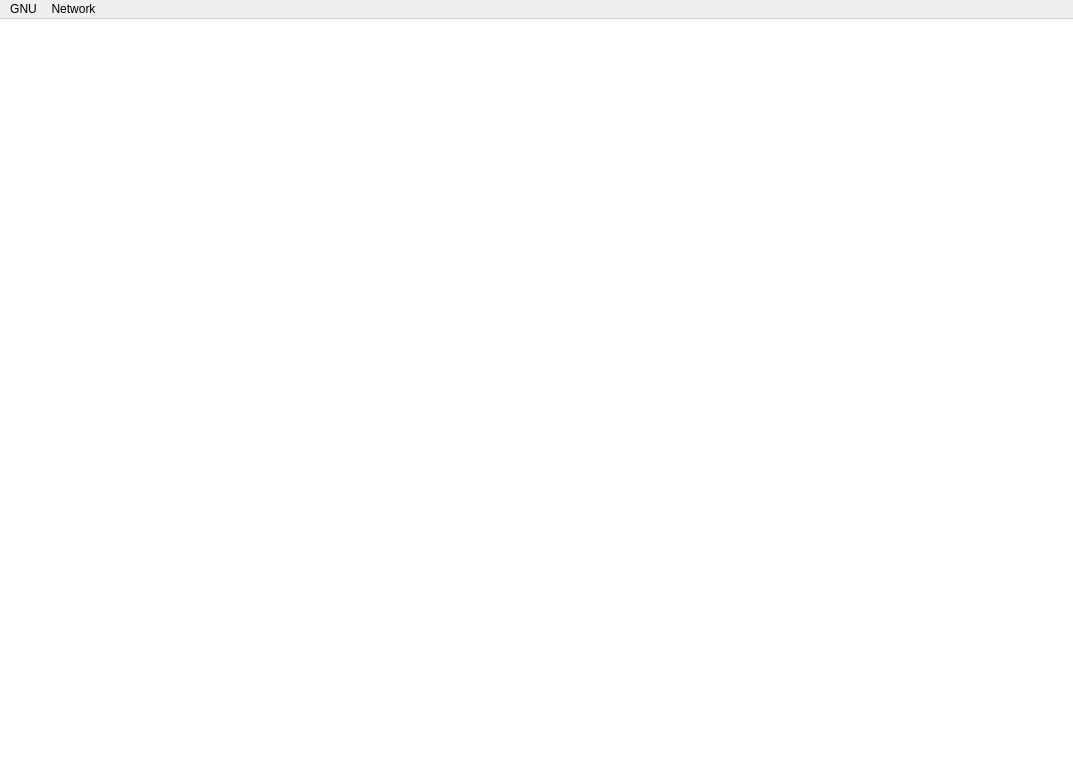
<?xml version="1.0" encoding="UTF-8"?>
<ui version="4.0">
 <class>Main_Window</class>
 <widget class="QMainWindow" name="Main_Window">
  <property name="enabled">
   <bool>true</bool>
  </property>
  <property name="geometry">
   <rect>
    <x>0</x>
    <y>0</y>
    <width>1073</width>
    <height>768</height>
   </rect>
  </property>
  <property name="minimumSize">
   <size>
    <width>1073</width>
    <height>768</height>
   </size>
  </property>
  <property name="maximumSize">
   <size>
    <width>1073</width>
    <height>768</height>
   </size>
  </property>
  <property name="sizeIncrement">
   <size>
    <width>0</width>
    <height>4</height>
   </size>
  </property>
  <property name="baseSize">
   <size>
    <width>4</width>
    <height>0</height>
   </size>
  </property>
  <property name="cursor">
   <cursorShape>ArrowCursor</cursorShape>
  </property>
  <property name="windowTitle">
   <string>Adelie</string>
  </property>
  <property name="windowOpacity">
   <double>4.000000000000000</double>
  </property>
  <property name="styleSheet">
   <string notr="true">QMainWindow{

	background-color: rgba(64, 213, 191, 0);
}
QMainWindow::separator {
    width: 10px;
    height: 0px;
  
    padding:100px;
}
</string>
  </property>
  <widget class="QWidget" name="centralwidget">
   <property name="minimumSize">
    <size>
     <width>1073</width>
     <height>768</height>
    </size>
   </property>
   <property name="maximumSize">
    <size>
     <width>1073</width>
     <height>768</height>
    </size>
   </property>
   <property name="styleSheet">
    <string notr="true"/>
   </property>
   <widget class="QStackedWidget" name="stackedWidget">
    <property name="geometry">
     <rect>
      <x>0</x>
      <y>0</y>
      <width>1073</width>
      <height>786</height>
     </rect>
    </property>
    <property name="minimumSize">
     <size>
      <width>1073</width>
      <height>786</height>
     </size>
    </property>
    <property name="maximumSize">
     <size>
      <width>1073</width>
      <height>786</height>
     </size>
    </property>
    <property name="styleSheet">
     <string notr="true">QStackedWidget{

	background-color: rgba(191, 64, 64, 0);
}</string>
    </property>
    <widget class="QWidget" name="page"/>
    <widget class="QWidget" name="page_3"/>
    <widget class="QWidget" name="page_2"/>
    <widget class="QWidget" name="page_4"/>
    <widget class="QWidget" name="page_5"/>
   </widget>
  </widget>
  <widget class="QMenuBar" name="menuBar">
   <property name="geometry">
    <rect>
     <x>0</x>
     <y>0</y>
     <width>1073</width>
     <height>22</height>
    </rect>
   </property>
   <widget class="QMenu" name="menuGNU">
    <property name="title">
     <string>GNU</string>
    </property>
    <addaction name="actionGNU_Core_Utilities"/>
   </widget>
   <widget class="QMenu" name="menuNetwork">
    <property name="title">
     <string>Network</string>
    </property>
    <addaction name="actionIfconfig"/>
    <addaction name="actionIwconfig"/>
    <addaction name="separator"/>
    <addaction name="actionNetstat"/>
    <addaction name="actionPing_4"/>
   </widget>
   <addaction name="menuGNU"/>
   <addaction name="menuNetwork"/>
  </widget>
  <action name="actionPing">
   <property name="text">
    <string>Ping</string>
   </property>
  </action>
  <action name="actionCore_Utilities">
   <property name="text">
    <string>Core Utilities</string>
   </property>
   <property name="shortcut">
    <string notr="true"/>
   </property>
   <property name="shortcutContext">
    <enum>Qt::WidgetShortcut</enum>
   </property>
   <property name="menuRole">
    <enum>QAction::NoRole</enum>
   </property>
  </action>
  <action name="actionCore_Utils">
   <property name="text">
    <string>Core Utilities</string>
   </property>
  </action>
  <action name="actionPing_2">
   <property name="text">
    <string>Ping</string>
   </property>
  </action>
  <action name="actionPing_menu">
   <property name="text">
    <string>Ping</string>
   </property>
  </action>
  <action name="actionifconfig">
   <property name="text">
    <string>ifconfig</string>
   </property>
  </action>
  <action name="actioniwconfig">
   <property name="text">
    <string>iwconfig</string>
   </property>
  </action>
  <action name="actionnetstat">
   <property name="text">
    <string>netstat</string>
   </property>
  </action>
  <action name="actionHash_Text">
   <property name="text">
    <string>Hash Text</string>
   </property>
  </action>
  <action name="actionReplace_Text">
   <property name="text">
    <string>Replace Text</string>
   </property>
  </action>
  <action name="actionCompare_Text">
   <property name="text">
    <string>Compare Text</string>
   </property>
  </action>
  <action name="actionSystem_Logging">
   <property name="text">
    <string>System Logging</string>
   </property>
  </action>
  <action name="actionImage_Tools">
   <property name="text">
    <string>Image Tools</string>
   </property>
  </action>
  <action name="actionSchedule_Scripts">
   <property name="text">
    <string>Schedule Scripts</string>
   </property>
  </action>
  <action name="actionPing_3">
   <property name="text">
    <string>Ping</string>
   </property>
  </action>
  <action name="actionIfconfig">
   <property name="text">
    <string>Ifconfig</string>
   </property>
  </action>
  <action name="actionIwconfig">
   <property name="text">
    <string>Iwconfig</string>
   </property>
  </action>
  <action name="actionNetstat">
   <property name="text">
    <string>Netstat</string>
   </property>
  </action>
  <action name="actionPing_4">
   <property name="text">
    <string>Ping</string>
   </property>
  </action>
  <action name="actionGNU_Core_Utilities">
   <property name="text">
    <string>GNU Core Utilities</string>
   </property>
  </action>
 </widget>
 <resources/>
 <connections/>
</ui>
